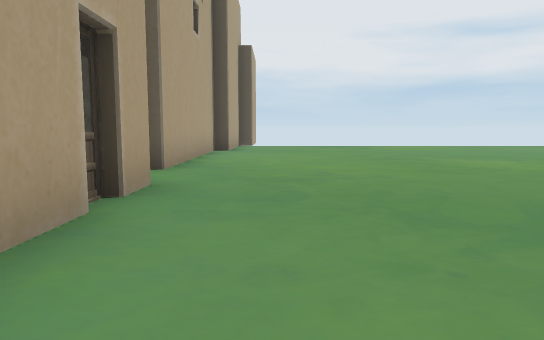
[1] (above)

22 first-person views from a walk through a 3-D level made in the Unity game engine. The camera is 1.2 m above the floor, tilts 6° down and sees 70° across. The floor is counted in squares, 1.8 m on a side. Each view is taken from the middle of a square. On the plan, view 1 faces up. The plan holds only what a view shows up to about 11 squares ahead; the rest is blank. The place goes on beyond the plan. The player is left out. Some surface patterns are stand-ins.

[2]
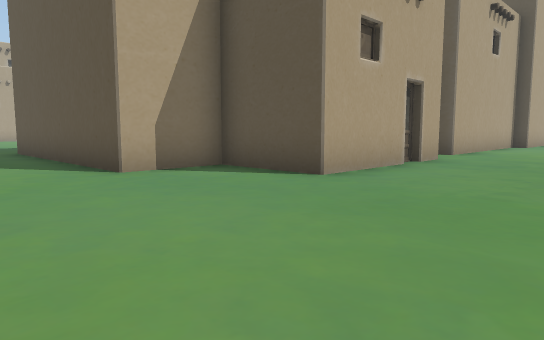

[3]
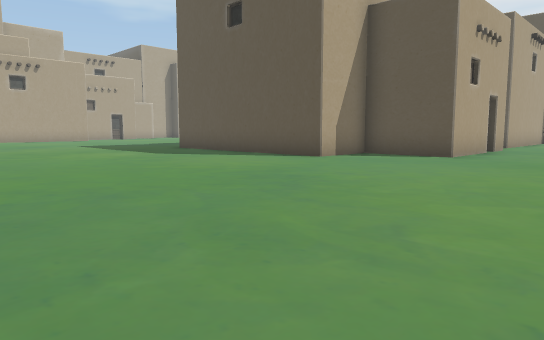

[4]
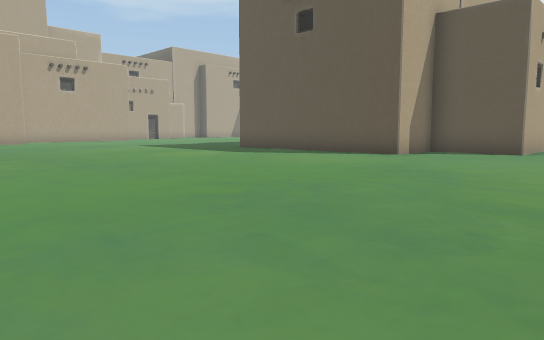

[5]
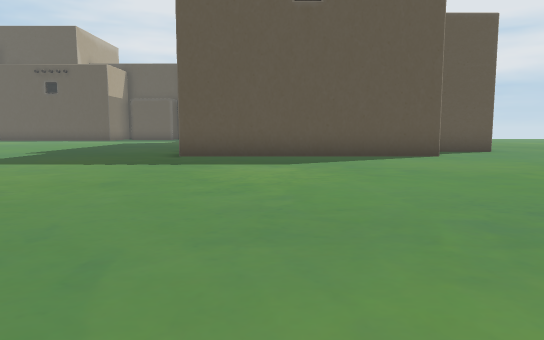

[6]
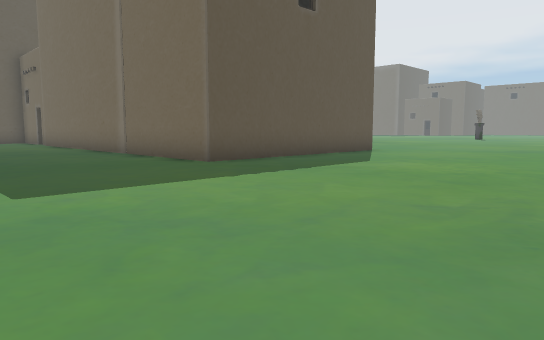

[7]
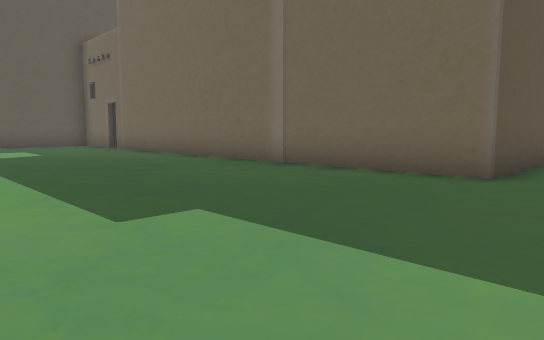

[8]
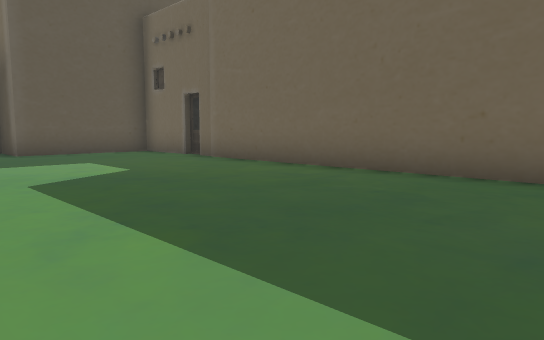

[9]
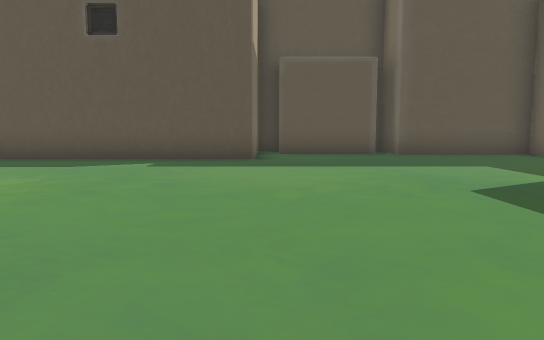

[10]
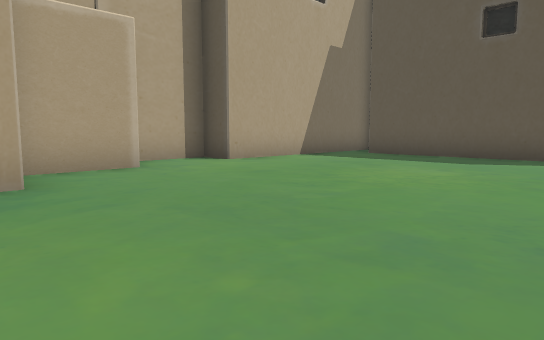

[11]
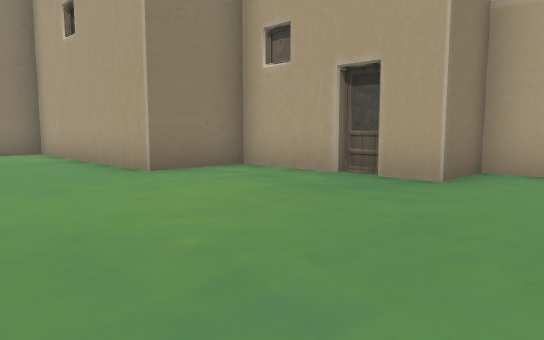

[12]
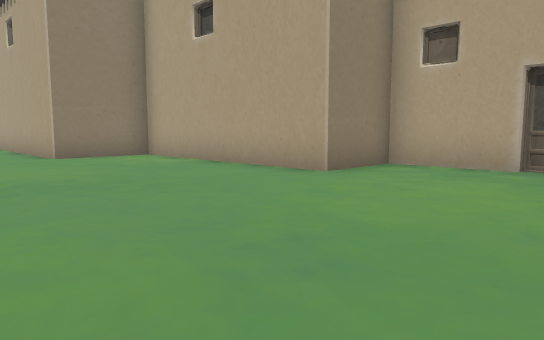

[13]
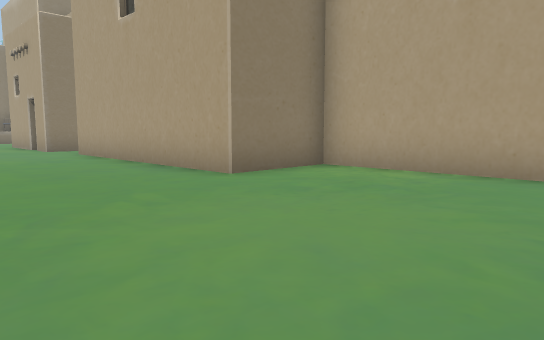

[14]
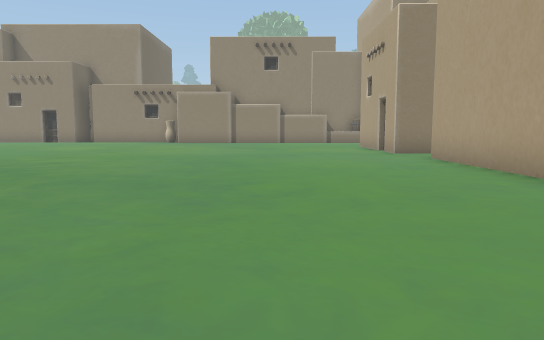

[15]
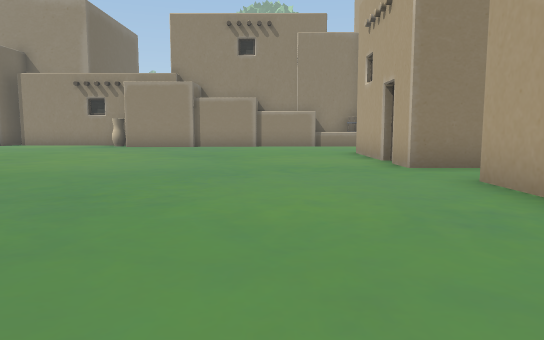

[16]
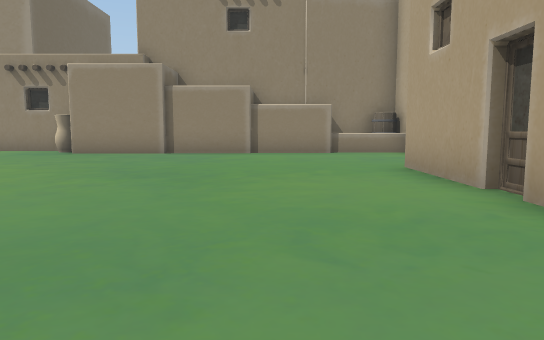

[17]
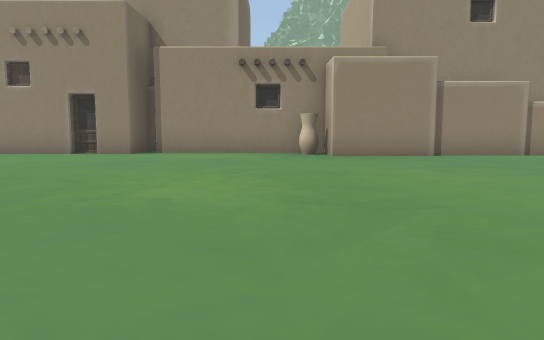

[18]
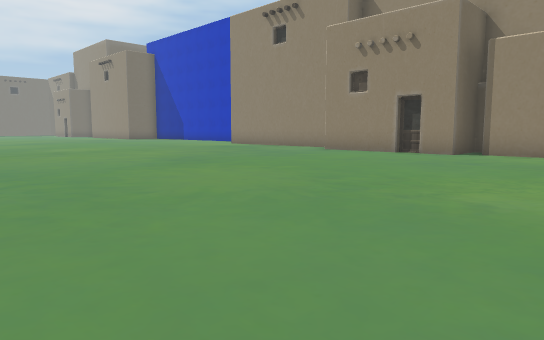

[19]
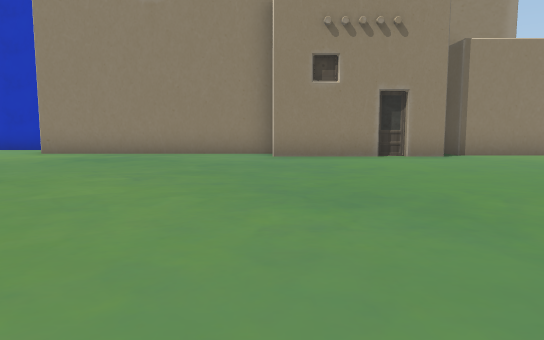

[20]
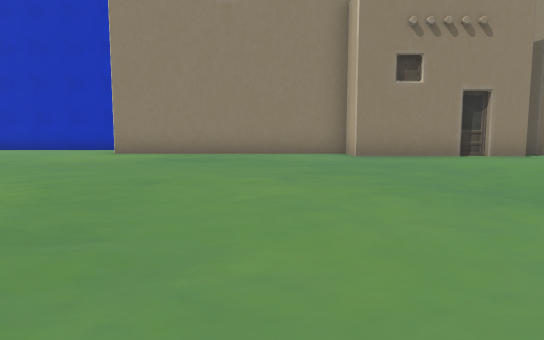

[21]
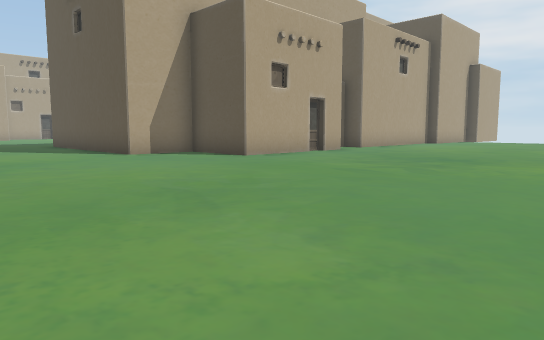

[22]
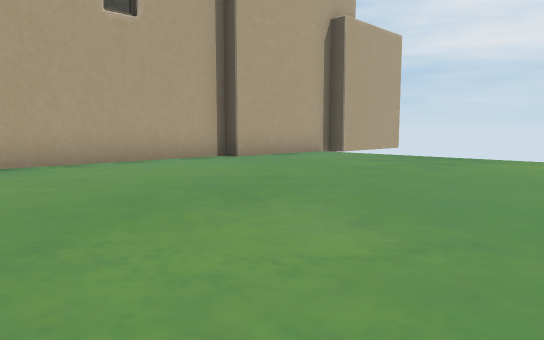

### Floor plan
Points are (right, up) in squares from view 1. A wall is a line through its corners. A room is listed if a view was taken in it or the views show most of it. See-through windows are left out.
Room 1 (views 1, 2, 3, 4, 5, 6, 7, 8, 9, 10, 11, 12, 13, 14, 15, 16, 17, 18, 19, 20, 21, 22)
walls: (-1.5, 3.1) (-1.5, 0.5) (-3.9, 0.5) (-3.9, -1.4) (-10.3, -1.4) (-10.3, 10.4); (-1.5, 4.7) (-1.5, 3.7); (-19.6, -14.7) (-18.4, -14.7) (-18.4, -15.6); (-18.7, -15.9) (-18.7, -16.4); (-18.4, -16.3) (-18.4, -18.9); (-10, 10.6) (-10, 11.1); (-10.3, 11) (-10.3, 13.2) (-13.7, 13.2) (-13.7, 14.8); (-5.2, -23.5) (-4.2, -23.5); (-23, 1.5) (-23, -0.7) (-21, -0.7) (-21, -6.6) (-18.7, -6.6) (-18.7, -13); (-3.6, -23.5) (-1, -23.5) (-1, -24.6) (5.4, -24.6); (-4.4, -23.7) (-3.5, -23.7); (-23.2, 2.1) (-23.2, 1.4); (-15.5, -22.7) (-10.5, -22.7) (-10.5, -23.9) (-5.8, -23.9); (-1.8, 12.1) (-1.8, 6.4) (-2.2, 6.4); (-17.8, -22.9) (-15.4, -22.9); (-14.1, 13.5) (-16.8, 13.5); (-24.5, 5.3) (-24.5, 3.1) (-23, 3.1) (-23, 2.1); (-1.5, 14.4) (-1.5, 12.1); (-17.4, 13.9) (-17.4, 11.7) (-23.9, 11.7); (-24.8, 10.9) (-24.8, 7.4) (-25.7, 7.4) (-25.7, 5.8)

Positions as (right, up) in squares from view 1, and headings:
1: (0, 0), facing up
2: (2, -4), facing up-left
3: (2, -9), facing up-left
4: (1, -11), facing up-left
5: (-8, -11), facing up
6: (-15, -8), facing up-right
7: (-16, -3), facing up-right
8: (-16, 2), facing up-right
9: (-17, 3), facing up
10: (-18, 2), facing up-left
11: (-18, 5), facing down-left
12: (-16, 3), facing down-left
13: (-15, -2), facing down-left
14: (-15, -4), facing down
15: (-16, -8), facing down
16: (-16, -12), facing down
17: (-9, -13), facing down
18: (-9, -13), facing down-right
19: (-1, -14), facing down
20: (1, -14), facing down
21: (6, -6), facing up-left
22: (6, 6), facing up-left
